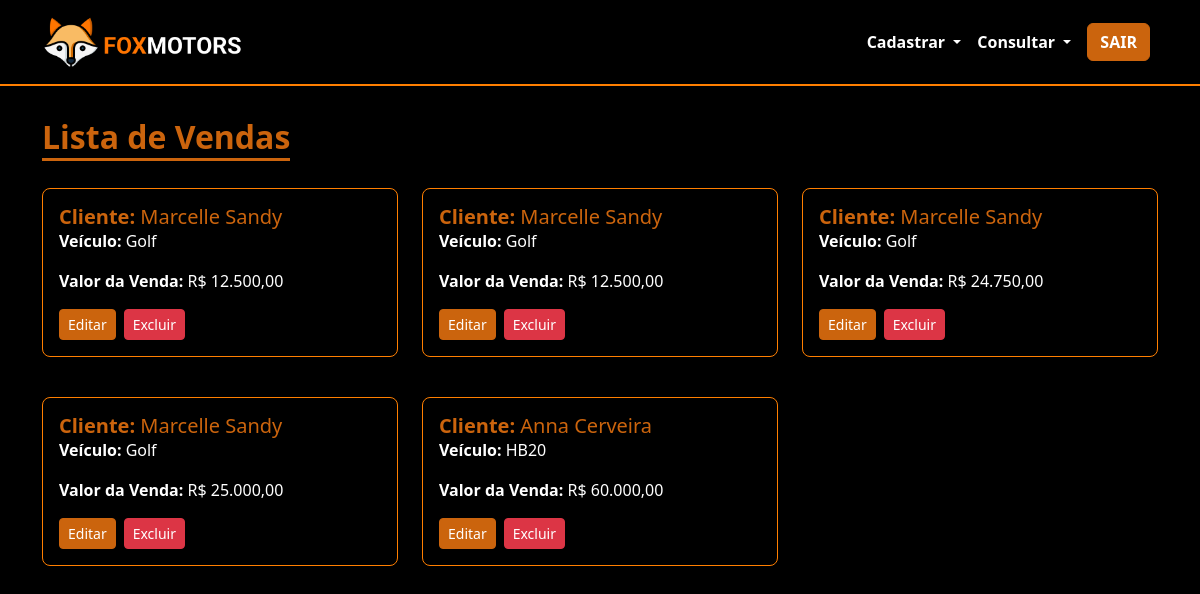
Screenshot of /consultarVendas.php (signed in) with the database file from the repository.
### tables this page shows
CREATE TABLE `vendas` (
  `id_venda` int(11) NOT NULL,
  `id_cliente` int(11) DEFAULT NULL,
  `id_veiculo` int(11) DEFAULT NULL,
  `desconto` decimal(10,2) DEFAULT 0.00,
  `valor_final` decimal(10,2) NOT NULL,
  `data_venda` timestamp NOT NULL DEFAULT current_timestamp()
);

CREATE TABLE `clientes` (
  `id` int(11) NOT NULL,
  `nome` varchar(255) NOT NULL,
  `email` varchar(255) NOT NULL,
  `telefone` varchar(15) NOT NULL,
  `cpf` varchar(11) NOT NULL,
  `data_nascimento` date NOT NULL,
  `cep` varchar(8) NOT NULL,
  `endereco` varchar(255) NOT NULL,
  `numero` varchar(10) NOT NULL,
  `complemento` varchar(255) DEFAULT NULL,
  `bairro` varchar(255) NOT NULL,
  `cidade` varchar(255) NOT NULL,
  `estado` varchar(2) NOT NULL,
  `data_registro` timestamp NOT NULL DEFAULT current_timestamp()
);

CREATE TABLE `veiculos` (
  `id` int(11) NOT NULL,
  `placa` varchar(7) NOT NULL,
  `modelo` varchar(255) NOT NULL,
  `ano_modelo` int(4) NOT NULL,
  `marca` varchar(100) NOT NULL,
  `cor` varchar(50) NOT NULL,
  `observacao` text DEFAULT NULL,
  `status` enum('disponivel','reservado','manutencao','vendido') NOT NULL,
  `data_registro` timestamp NOT NULL DEFAULT current_timestamp(),
  `preco` decimal(10,2) NOT NULL,
  `imagem` varchar(255) DEFAULT NULL
);

### classes/Venda.php (called while the page is built, shortened)
<?php
class Venda
{
    private $conn;
    public function __construct($db)
    {
        $this->conn = $db;
    }
    public function listarVendas()
    {
        $query = "SELECT
                       vendas.id_venda AS venda_id,
                       clientes.nome AS cliente_nome,
                       clientes.cpf AS cliente_cpf,
                       veiculos.modelo AS veiculo_modelo,
                       vendas.desconto,
                       vendas.valor_final,
                       vendas.data_venda
                  FROM vendas
                  INNER JOIN clientes ON vendas.id_cliente = clientes.id
                  INNER JOIN veiculos ON vendas.id_veiculo = veiculos.id";
        $stmt = $this->conn->prepare($query);
        $stmt->execute();
        return $stmt->fetchAll(PDO::FETCH_ASSOC);
    }
}
?>

### consultarVendas.php (the view, shortened to what this page needs)
<?php
include_once './config/config.php';
include_once './classes/Venda.php';
$database = new Database();
$db = $database->getConnection();
$venda = new Venda($db);
$vendas = $venda->listarVendas();
?>
<!DOCTYPE html>
<html lang="pt-br">
<head>
    <link href="https://cdn.jsdelivr.net/npm/bootstrap@5.3.0/dist/css/bootstrap.min.css" rel="stylesheet">
</head>
<body>
    <header>
        <nav class="navbar navbar-expand-lg navbar-dark d-flex align-items-center fixed-top">
            <div class="container">
                <a class="navbar-brand me-auto" href="portal.php"><img src="./imagens/logo.png" alt="Logo" class="img-fluid"></a>
                <div class="collapse navbar-collapse" id="navbarNav">
                    <ul class="navbar-nav ms-auto d-flex align-items-center d-none d-lg-flex">
                        <li class="nav-item dropdown">
                            <a class="nav-link dropdown-toggle fw-bold" href="#" id="navbarDropdown" role="button" data-bs-toggle="dropdown" aria-expanded="false">
                                Cadastrar
                            </a>
                        </li>
                        <li class="nav-item dropdown">
                            <a class="nav-link dropdown-toggle fw-bold" href="#" id="navbarDropdown" role="button" data-bs-toggle="dropdown" aria-expanded="false">
                                Consultar
                            </a>
                        </li>
                        <li class="nav-item"><a class="nav-link fw-bold" href="logout.php"><button class="btn btn-warning fw-bold">SAIR</button></a></li>
                    </ul>
                </div>
            </div>
        </nav>
    </header>
    <div class="container mt-5">
        <h2 class="text-center titulo">Lista de Vendas</h2><br><br>
        <div class="row">
            <?php foreach ($vendas as $venda): ?>
                <div class="col-md-4 col-sm-12 mb-4">
                    <div class="cliente-card">
                        <h5 class="card-title"><strong>Cliente: </strong> <?php echo htmlspecialchars($venda['cliente_nome']); ?></h5>
                        <p class="card-text"><strong>Veículo: </strong><?php echo htmlspecialchars($venda['veiculo_modelo']); ?></p>
                        <p class="card-text"><strong>Valor da Venda: </strong>R$ <?= number_format($venda['valor_final'], 2, ',', '.'); ?></p>
                        <div class="actions-btn d-flex gap-2">
                            <a href="editarVenda.php?id=<?php echo $venda['venda_id']; ?>" class="btn btn-warning btn-sm">Editar</a>
                            <a href="deletarVenda.php?id=<?php echo $venda['venda_id']; ?>" class="btn btn-danger btn-sm" onclick="return confirm('Tem certeza que deseja deletar esta venda?');">Excluir</a>
                        </div>
                    </div>
                </div>
            <?php endforeach; ?>
        </div>
    </div>
</body>
</html>

### consultarVendas.php (style rules this page uses)
:root { --primary-color: #cb640d; --background-color: #000; --text-color: #ffffff; --link-color: #cb640d; --border-color: #ff7f00; --hover-color: #f9bb64; }
body { background-color: var(--background-color); color: var(--text-color); padding-top: 70px; }
.navbar { background-color: var(--background-color); border-bottom: 2px solid var(--border-color); }
.navbar-nav .nav-link { color: var(--text-color); }
.navbar-brand img { max-width: 200px; }
.btn-warning { background-color: var(--primary-color); border-color: var(--primary-color); color: var(--text-color); }
.titulo { color: var(--primary-color); font-size: 2rem; font-weight: bold; display: inline-block; position: relative; }
.titulo::after { content: ''; position: absolute; bottom: -5px; left: 0; width: 100%; height: 3px; background-color: var(--primary-color); }
.cliente-card { background-color: var(--background-color); border: 1px solid var(--border-color); border-radius: 8px; padding: 16px; margin-bottom: 16px; }
.cliente-card h5 { color: var(--primary-color); }
.actions-btn { display: flex; gap: 10px; }

### rows the page displays
vendas: id_cliente.nome "Marcelle Sandy", id_veiculo.modelo "Golf", valor_final "12.500,00"
vendas: id_cliente.nome "Marcelle Sandy", id_veiculo.modelo "Golf", valor_final "12.500,00"
vendas: id_cliente.nome "Marcelle Sandy", id_veiculo.modelo "Golf", valor_final "24.750,00"
vendas: id_cliente.nome "Marcelle Sandy", id_veiculo.modelo "Golf", valor_final "25.000,00"
vendas: id_cliente.nome "Anna Cerveira", id_veiculo.modelo "HB20", valor_final "60.000,00"
